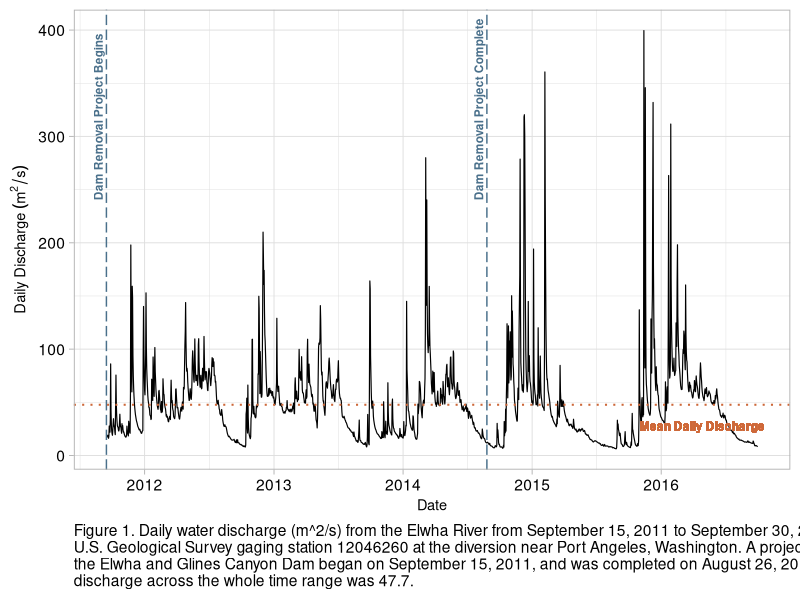

The R source for this figure:
## ---- chunk 1
getwd()

library(tidyverse)
library(viridis)
library(ggplot2)

USGS_ElwhaRiverDischarge<-read_csv("./Processed/USGS_ElwhaRiver_processed.csv")

class(USGS_ElwhaRiverDischarge$Date) #Still a date, that's good


## ---- chunk 2

mytheme <- theme_light(base_size = 14) +
  theme(axis.text = element_text(color = "black"), 
        legend.position = "top")
theme_set(mytheme)


#This should add a caption?
#+labs(subtitle = "theme_gray()")
## ---- chunk 3

#lines to describe what is happening
d=data.frame(date=as.Date(c("2011-09-15", "2014-08-26")), event=c("Dam Removal Project Begins", "Dam Removal Project Complete"))



myplot<-ggplot(USGS_ElwhaRiverDischarge)+
  geom_line(aes(x = Date, y = DailyDischarge), size=.4) +
geom_vline(data=d, mapping=aes(xintercept=date), color="skyblue4", lty=5, size=.5)+
  geom_hline(yintercept = 47.7, lty=3, color="sienna3", size=.7)+
  geom_text(data=d, mapping=aes
            (x=date, y=240, label=event), 
            size=3, angle=90, vjust=-0.4, hjust=0, color= "skyblue4", fontface="bold")+
  geom_text(x= as.Date("2015-11-01"), y=20, size = 3, label= "Mean Daily Discharge", color= "sienna3", vjust=-0.4, hjust=0, fontface="bold")+
  mytheme+
  ylab(expression(Daily~Discharge~(m^2/s)))+
  xlab("Date")+
  theme(axis.title.y = element_text(size = rel(.75), angle = 90))+
  theme(axis.title.x = element_text(size= rel(.75)))+
  labs(caption ="Figure 1. Daily water discharge (m^2/s) from the Elwha River from September 15, 2011 to September 30, 2016 measured at the \nU.S. Geological Survey gaging station 12046260 at the diversion near Port Angeles, Washington. A project to remove \nthe Elwha and Glines Canyon Dam began on September 15, 2011, and was completed on August 26, 2014. Mean Daily \ndischarge across the whole time range was 47.7.")+
  theme(plot.caption = element_text(hjust = 0) )
  print(myplot)
